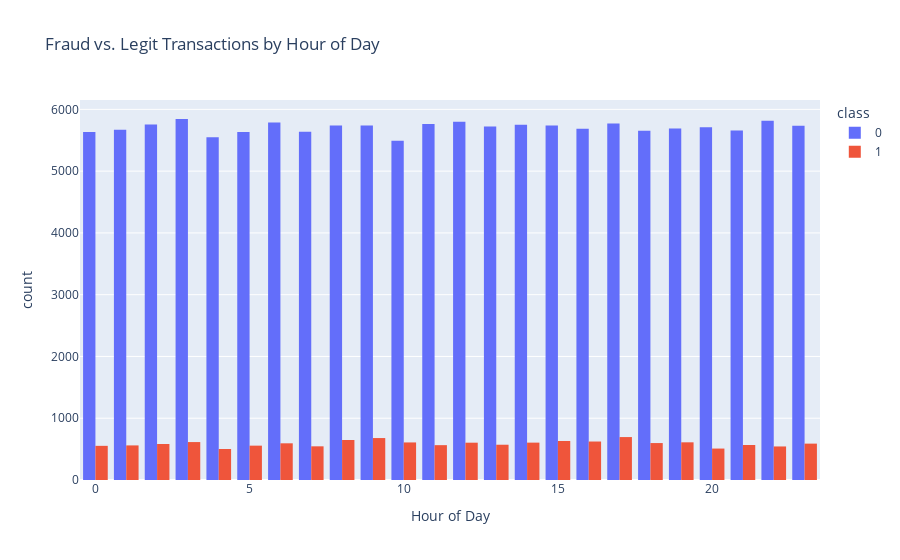

The notebook cell this image was saved under:
### Code cell
# Visualize fraud counts by hour of day
fig = px.histogram(fraud_df, 
                   x='purchase_hour', 
                   color='class',
                   barmode='group',
                   title='Fraud vs. Legit Transactions by Hour of Day',
                   labels={'purchase_hour': 'Hour of Day'})
fig.show()

### Figure 1 — Plotly figure (JSON) as saved in the notebook; plotly's stock layout.template omitted (floating-point values rounded to 4 significant figures; data arrays with more than 128 entries replaced by an {"elided": "..."} marker saying what was removed)
{"data": [{"alignmentgroup": "True", "bingroup": "x", "hovertemplate": "class=0<br>Hour of Day=%{x}<br>count=%{y}<extra></extra>", "legendgroup": "0", "marker": {"color": "#636efa", "pattern": {"shape": ""}}, "name": "0", "offsetgroup": "0", "orientation": "v", "showlegend": true, "type": "histogram", "x": {"elided": "136961 int values"}, "xaxis": "x", "yaxis": "y"}, {"alignmentgroup": "True", "bingroup": "x", "hovertemplate": "class=1<br>Hour of Day=%{x}<br>count=%{y}<extra></extra>", "legendgroup": "1", "marker": {"color": "#EF553B", "pattern": {"shape": ""}}, "name": "1", "offsetgroup": "1", "orientation": "v", "showlegend": true, "type": "histogram", "x": {"elided": "14151 int values"}, "xaxis": "x", "yaxis": "y"}], "layout": {"barmode": "group", "legend": {"title": {"text": "class"}, "tracegroupgap": 0}, "title": {"text": "Fraud vs. Legit Transactions by Hour of Day"}, "xaxis": {"anchor": "y", "domain": [0, 1], "title": {"text": "Hour of Day"}}, "yaxis": {"anchor": "x", "domain": [0, 1], "title": {"text": "count"}}}}
